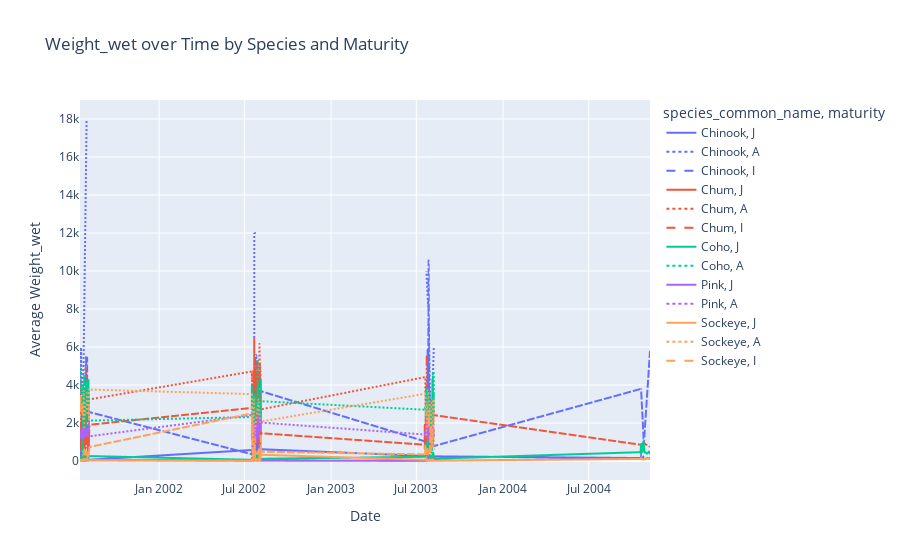

The notebook cell saved with this chart:
### Code cell
# 위 데이터를 그물 , 종 , 성숙도를 기준으로 시각화

import plotly.express as px

grouped_data = data.groupby(['haul_id', 'species_common_name', 'maturity', 'date'])['weight_wet'].mean().reset_index()

fig = px.line(grouped_data, 
              x='date', 
              y='weight_wet', 
              color='species_common_name', 
              line_dash='maturity', 
              title='Weight_wet over Time by Species and Maturity',
              labels={'weight_wet': 'Average Weight_wet', 'date': 'Date'},
              )
fig.show()
